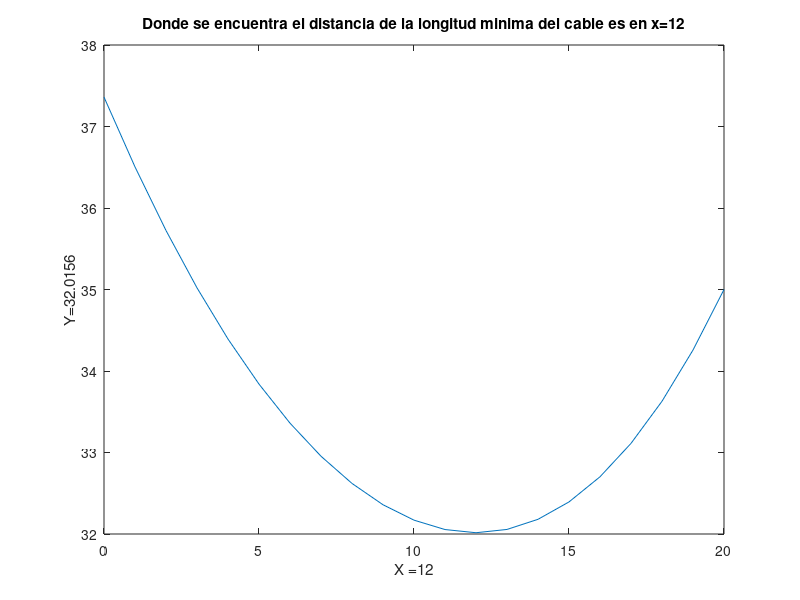

MATLAB code for this plot:
%Script octave
%Title                            :Definicion y Resolucion de variables,funciones, dominio y rango
%Description                      :Script para dar solucion al problema de los dos postes
%Authors                          :Lorena García García, Debora Alejandra García Cruz y Sandy Judith Hernández Carlos
%Date                             :14/10/2021
%Carrer                           :Ingenieria en Sistemas Computacionales (ISC)
%Version                          :1
%Group                            :3101
%Usage                            :octave/phat/lospostes
%Notes                            :Se requiere de la aplicacion de Octave para poder dar solucion al problema relacionado con la optimizacion
%                                 https:/octaveintro.rradthrdees.in/en/latrest/index.html

%Limpiar variables (LV)
clear
%Calcular el minimo del cable de la punta del poste al suelo y a la punta del otro poste

%Rango de 0 a 50 en i=1
x=0:1:20;

%Obtener el valor de la funcion (OVF)
c=@(x) (sqrt((x.^2)+225))+(sqrt((x.^2)-(40*x)+500));

%Funcion para poder graficar (FG)
y= (sqrt((x.^2)+225)+(sqrt((x.^2)-(40*x)+500)));

%Funcion para poder determinar el valor minimo (FVM)
vm = fminbnd (c,0,20);

%Dibujar la funcion de x,y
plot (x,y);

%Titulo de la grafica final (TGF)
title (['Donde se encuentra el distancia de la longitud minima del cable es en x=' num2str(vm)]);

%Etiqueta para lo que es el eje de x (EEX)
xlabel(['X =' num2str(vm)]);

%Etiqueta para lo que es el eje de y (EEY)
ylabel(['Y='  num2str(c(vm))]);

%Salidas (S)
%Resultado final (RF);
disp (' Lo que se debe calcular es la longitud mínima de un cable desde la punta de un poste al suelo y la punta del otro poste: ');
disp ( ' ' );
%Concluir la codificacion del problema (PFP)
